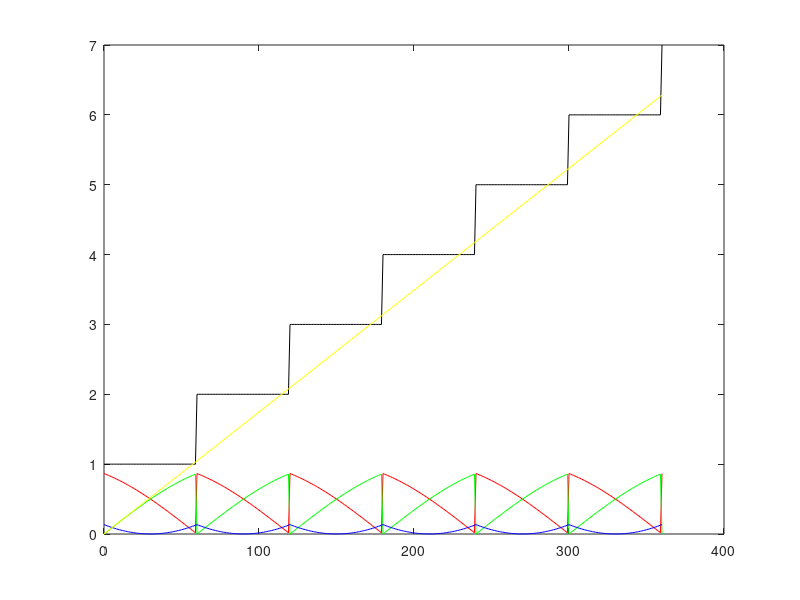
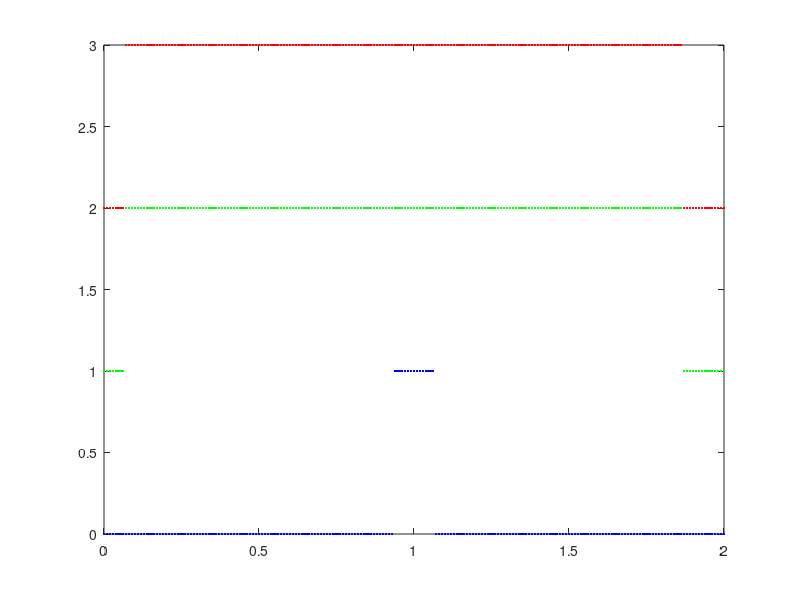
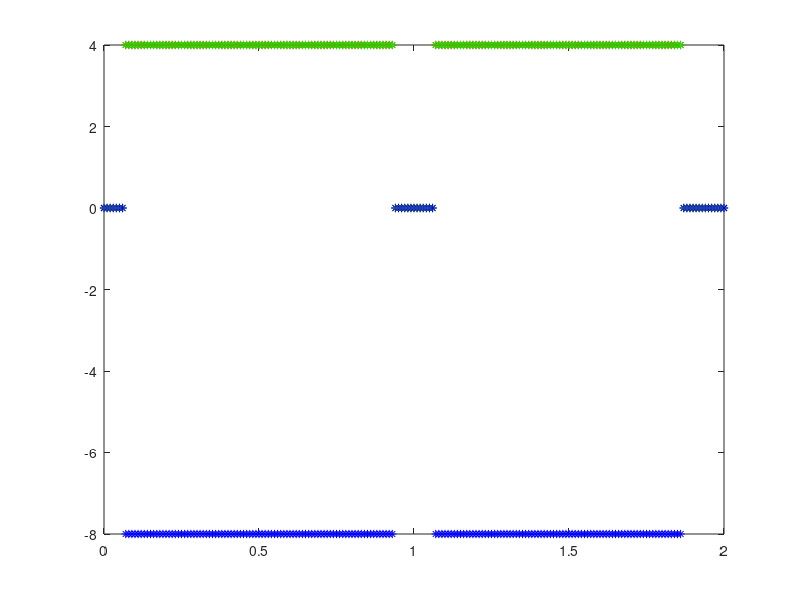

Here is the MATLAB script that generated these plots, in order:
# prepar the input
Vdc = 12;  # 12V input voltage

# determine desired space vector Vref and angle a, Tz
# Vamax = 2/3 * Vdc * cos(pi/6) = 0.577 * Vdc
# Tz, the duration  of the PWM
Vref = 0.577 * Vdc; 
alpha = 0 : 360;
Tz = 1;

# determine which sector current in, the angle in current sector
angle = alpha / 360 * 2 * pi;
n = fix((angle / pi * 3)) + 1;
#a = angle - (n - 1) * pi / 3;  # angle in the current sector n < pi / 3
a = angle;

# calculate the T1, T2, T3
T1 = sqrt(3) * Tz * Vref * sin(n * pi / 3 - a) / Vdc;
T2 = sqrt(3) * Tz * Vref * sin(a - (n - 1) * pi / 3) / Vdc;
T0 = Tz - T1 - T2;

# plot the curve of alpha and T1, T2, T0
figure 1;
plot(alpha, T1, 'r');
hold on;
plot(alpha, T2, 'g');
hold on;
plot(alpha, T0, 'b');
hold on;
plot(alpha, n, 'k');
hold on
plot(alpha, a, 'y');

# generate symmetrical PWM 

alpha = 60;
# determine which sector current in, the angle in current sector
angle = alpha / 360 * 2 * pi;
n = fix((angle / pi * 3)) + 1;
#a = angle - (n - 1) * pi / 3;  # angle in the current sector n < pi / 3
a = angle;

# calculate the T1, T2, T3
T1 = sqrt(3) * Tz * Vref * sin(n * pi / 3 - a) / Vdc
T2 = sqrt(3) * Tz * Vref * sin(a - (n - 1) * pi / 3) / Vdc
T0 = Tz - T1 - T2

switch n
  case {1}  #sector 1
    for t = 0 : 0.01 : 2 * Tz;
      if(t <= T0 / 2 || t >= 2 * Tz - T0)
        S1 = 0;
        S3 = 0;
        S5 = 0;
        Va = 0;
        Vb = 0;
        Vc = 0;
      elseif(t <= T0 / 2 + T1 || t >= 2 * Tz - T0 / 2 - T1 )
        S1 = 1;
        S3 = 0;
        S5 = 0;
        Va = 2/3 * Vdc;
        Vb = -1/3 * Vdc;
        Vc = -1/3 * Vdc;
      elseif(t <= T0 / 2 + T1 + T2 || t >= 2 * Tz - T0 / 2 - T1 - T2)
        S1 = 1;
        S3 = 1;
        S5 = 0;
        Va = 1/3 * Vdc;
        Vb = 1/3 * Vdc;
        Vc = -2/3 * Vdc;
      elseif(t <= T0 / 2 + T1 + T2 + T0 / 2 || t >= Tz)
        S1 = 1;
        S3 = 1; 
        S5 = 1;
        Va = 0;
        Vb = 0;
        Vc = 0;
      end
    figure 2;
    plot(t, S1 + 2, 'r');
    hold on;
    plot(t, S3 + 1, 'g');
    hold on;
    plot(t, S5, 'b');
    hold on;
    figure 3;
    plot(t, Va, '*r');
    hold on;
    plot(t, Vb, '*g');
    hold on;
    plot(t, Vc, '*b');
    hold on;
    end
  case {2}  #sector 2
    for t = 0 : 0.01 : 2 * Tz;
      if(t <= T0 / 2 || t >= 2 * Tz - T0)
        S1 = 0;
        S3 = 0;
        S5 = 0;
        Va = 0;
        Vb = 0;
        Vc = 0;
      elseif(t <= T0 / 2 + T2 || t >= 2 * Tz - T0 / 2 - T2 )
        S1 = 0;
        S3 = 1;
        S5 = 0;
        Va = -1/3 * Vdc;
        Vb = 2/3 * Vdc;
        Vc = -1/3 * Vdc;
      elseif(t <= T0 / 2 + T1 + T2 || t >= 2 * Tz - T0 / 2 - T1 - T2)
        S1 = 1;
        S3 = 1;
        S5 = 0;
        Va = 1/3 * Vdc;
        Vb = 1/3 * Vdc;
        Vc = -2/3 * Vdc;
      elseif(t <= T0 / 2 + T1 + T2 + T0 / 2 || t >= Tz)
        S1 = 1;
        S3 = 1; 
        S5 = 1;
        Va = 0;
        Vb = 0;
        Vc = 0;
      end
    figure 2;
    plot(t, S1 + 2, 'r');
    hold on;
    plot(t, S3 + 1, 'g');
    hold on;
    plot(t, S5, 'b');
    hold on;
    figure 3;
    plot(t, Va, '*r');
    hold on;
    plot(t, Vb, '*g');
    hold on;
    plot(t, Vc, '*b');
    hold on;
    end
  case {3}
    for t = 0 : 0.01 : 2 * Tz;
      if(t <= T0 / 2 || t >= 2 * Tz - T0)
        S1 = 0;
        S3 = 0;
        S5 = 0;
        Va = 0;
        Vb = 0;
        Vc = 0;
      elseif(t <= T0 / 2 + T1 || t >= 2 * Tz - T0 / 2 - T1 )
        S1 = 0;
        S3 = 1;
        S5 = 0;
        Va = -1/3 * Vdc;
        Vb = 2/3 * Vdc;
        Vc = -1/3 * Vdc;
      elseif(t <= T0 / 2 + T1 + T2 || t >= 2 * Tz - T0 / 2 - T1 - T2)
        S1 = 0;
        S3 = 1;
        S5 = 1;
        Va = -2/3 * Vdc;
        Vb = 1/3 * Vdc;
        Vc = 1/3 * Vdc;
      elseif(t <= T0 / 2 + T1 + T2 + T0 / 2 || t >= Tz)
        S1 = 1;
        S3 = 1; 
        S5 = 1;
        Va = 0;
        Vb = 0;
        Vc = 0;
      end
    figure 2;
    plot(t, S1 + 2, 'r');
    hold on;
    plot(t, S3 + 1, 'g');
    hold on;
    plot(t, S5, 'b');
    hold on;
    figure 3;
    plot(t, Va, '*r');
    hold on;
    plot(t, Vb, '*g');
    hold on;
    plot(t, Vc, '*b');
    hold on;
    end
  case {4}
    for t = 0 : 0.01 : 2 * Tz;
      if(t <= T0 / 2 || t >= 2 * Tz - T0)
        S1 = 0;
        S3 = 0;
        S5 = 0;
        Va = 0;
        Vb = 0;
        Vc = 0;
      elseif(t <= T0 / 2 + T2 || t >= 2 * Tz - T0 / 2 - T2 )
        S1 = 0;
        S3 = 0;
        S5 = 1;
        Va = -1/3 * Vdc;
        Vb = -1/3 * Vdc;
        Vc = 2/3 * Vdc;
      elseif(t <= T0 / 2 + T1 + T2 || t >= 2 * Tz - T0 / 2 - T1 - T2)
        S1 = 0;
        S3 = 1;
        S5 = 1;
        Va = -2/3 * Vdc;
        Vb = 1/3 * Vdc;
        Vc = 1/3 * Vdc;
      elseif(t <= T0 / 2 + T1 + T2 + T0 / 2 || t >= Tz)
        S1 = 1;
        S3 = 1; 
        S5 = 1;
        Va = 0;
        Vb = 0;
        Vc = 0;
      end
    figure 2;
    plot(t, S1 + 2, 'r');
    hold on;
    plot(t, S3 + 1, 'g');
    hold on;
    plot(t, S5, 'b');
    hold on;
    figure 3;
    plot(t, Va, '*r');
    hold on;
    plot(t, Vb, '*g');
    hold on;
    plot(t, Vc, '*b');
    hold on;
    end
  case {5}
    for t = 0 : 0.01 : 2 * Tz;
      if(t <= T0 / 2 || t >= 2 * Tz - T0)
        S1 = 0;
        S3 = 0;
        S5 = 0;
        Va = 0;
        Vb = 0;
        Vc = 0;
      elseif(t <= T0 / 2 + T1 || t >= 2 * Tz - T0 / 2 - T1 )
        S1 = 0;
        S3 = 0;
        S5 = 1;
        Va = -1/3 * Vdc;
        Vb = -1/3 * Vdc;
        Vc = 2/3 * Vdc;
      elseif(t <= T0 / 2 + T1 + T2 || t >= 2 * Tz - T0 / 2 - T1 - T2)
        S1 = 1;
        S3 = 0;
        S5 = 1;
        Va = 1/3 * Vdc;
        Vb = -2/3 * Vdc;
        Vc = 1/3 * Vdc;
      elseif(t <= T0 / 2 + T1 + T2 + T0 / 2 || t >= Tz)
        S1 = 1;
        S3 = 1; 
        S5 = 1;
        Va = 0;
        Vb = 0;
        Vc = 0;
      end
    figure 2;
    plot(t, S1 + 2, 'r');
    hold on;
    plot(t, S3 + 1, 'g');
    hold on;
    plot(t, S5, 'b');
    hold on;
    figure 3;
    plot(t, Va, '*r');
    hold on;
    plot(t, Vb, '*g');
    hold on;
    plot(t, Vc, '*b');
    hold on;
    end
  case {6}
    for t = 0 : 0.01 : 2 * Tz;
      if(t <= T0 / 2 || t >= 2 * Tz - T0)
        S1 = 0;
        S3 = 0;
        S5 = 0;
        Va = 0;
        Vb = 0;
        Vc = 0;
      elseif(t <= T0 / 2 + T2 || t >= 2 * Tz - T0 / 2 - T2 )
        S1 = 1;
        S3 = 0;
        S5 = 0;
        Va = 2/3 * Vdc;
        Vb = -1/3 * Vdc;
        Vc = -1/3 * Vdc;
      elseif(t <= T0 / 2 + T1 + T2 || t >= 2 * Tz - T0 / 2 - T1 - T2)
        S1 = 1;
        S3 = 0;
        S5 = 1;
        Va = 1/3 * Vdc;
        Vb = -2/3 * Vdc;
        Vc = 1/3 * Vdc;
      elseif(t <= T0 / 2 + T1 + T2 + T0 / 2 || t >= Tz)
        S1 = 1;
        S3 = 1; 
        S5 = 1;
        Va = 0;
        Vb = 0;
        Vc = 0;
      end
    figure 2;
    plot(t, S1 + 2, 'r');
    hold on;
    plot(t, S3 + 1, 'g');
    hold on;
    plot(t, S5, 'b');
    hold on;
    figure 3;
    plot(t, Va, '*r');
    hold on;
    plot(t, Vb, '*g');
    hold on;
    plot(t, Vc, '*b');
    hold on;
    end
end
